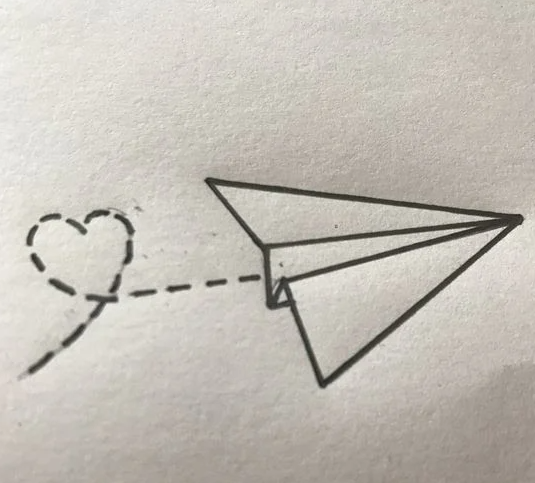
#> input picture input/hand-drawing.png, 535 x 483 px; its folder holds only this picture in this run
$ python remove_background.py
#> lines starting #> are read from the running program, lines starting #| are printed output that depends on the picture; after the words box and inside, x2 and y2 are one past the last pixel; in counts of white or black regions, pixels touching at a corner belong together
# -*- coding: utf-8 -*-
"""
Created on Fri Jul 12 10:54:25 2024

@author: Jesse Ingraham
"""
import imageio.v3 as iio
import numpy as np
import os


def get_luminance(image):
    """
    This function takes a 4-channel image (RGBA) and returns a single channel image: luminance.

    Args:
        image (numpy.ndarray): The 4-channel input image (RGBA).

    Returns:
        image (numpy.ndarray): The 1-channel luminance image (L).
    """
    # Use NumPy to calculate luminance for each pixel in a vectorized way
    return 0.2126 * image[:, :, 0] + 0.7152 * image[:, :, 1] + 0.0722 * image[:, :, 2]


def remove_background(image):
    """
    This function takes a 4-channel image (RGBA) and returns a new 4-channel image, with only black or transparent
    pixels, based on pixel luminance.

    Args:
        image (numpy.ndarray): The 4-channel input image (RGBA) to remove the background from.

    Returns:
        image (numpy.ndarray): The new 4-channel output image (RGBA).
    """
    # Calculate luminance for each pixel using vectorized operation
    luminance = get_luminance(image)

    # Create a mask based on luminance threshold
    mask = luminance < 128

    # Create a new image with the same shape as the input image
    new_image = np.zeros_like(image)

    # Set pixels below the threshold to black and fully opaque
    new_image[mask] = [0, 0, 0, 255]

    # Set pixels above the threshold to white and fully transparent
    new_image[~mask] = [255, 255, 255, 0]

    return new_image


def main():
    """
    This function iteratively takes every image in the input directory and removes background pixels. The new images are
    saved to the output directory.

    Returns:
        None
    """
    # Display message to user
    print("This window will close once all images have been created.")

    # Remove backgrounds
    for file in os.listdir("input"):
        # read image
        image = iio.imread(os.path.join("input", file), mode="RGBA")
#> image is the input picture: shape (483, 535, 4); mean R, G, B, A 195.4, 190.5, 182.4, 255

        # remove background
        image = remove_background(image)
#> in remove_background, `mask = luminance < 128`:
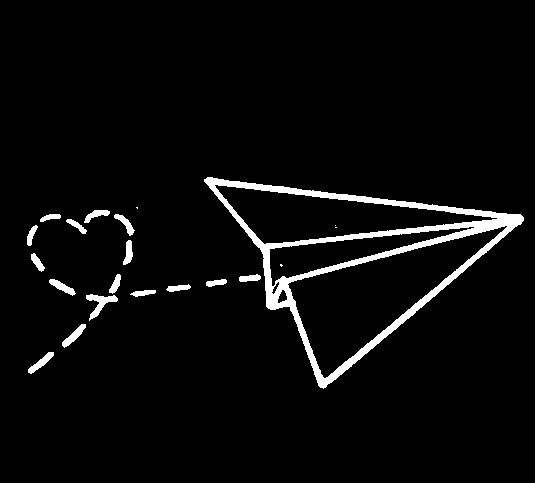
#> mask: shape (483, 535) bool; 4.1% white; 21 white regions (4 under 20 px), largest, box (x1, y1, x2, y2) and area: (204, 177, 524, 389) 8062, (86, 294, 118, 321) 308, (62, 324, 86, 348) 201
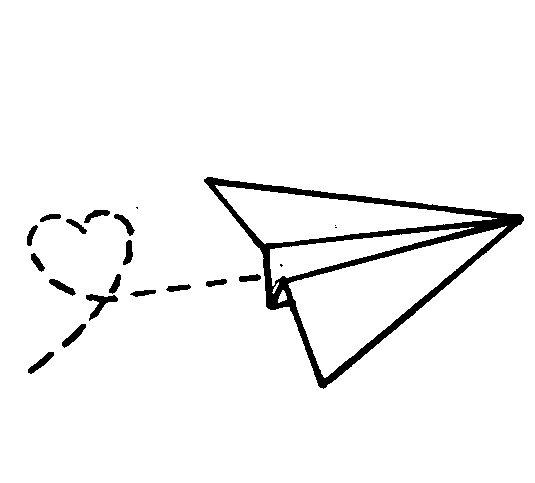
#> image: shape (483, 535, 4); mean R, G, B, A 244.7, 244.7, 244.7, 10.3; transparent parts drawn white

        # save new image
        iio.imwrite(os.path.join("output", file[:-4] + "_no_background.png"), image)


main()
